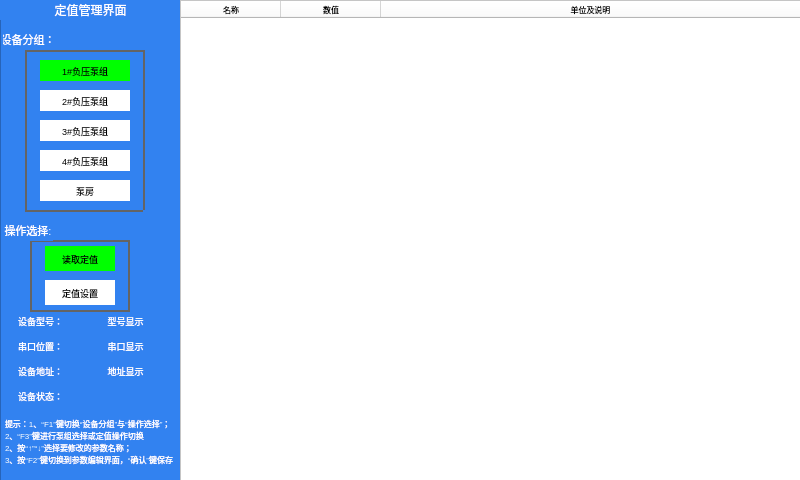
<?xml version="1.0" encoding="UTF-8"?>
<ui version="4.0">
 <class>Constant</class>
 <widget class="QWidget" name="Constant">
  <property name="geometry">
   <rect>
    <x>0</x>
    <y>0</y>
    <width>800</width>
    <height>480</height>
   </rect>
  </property>
  <property name="windowTitle">
   <string>Form</string>
  </property>
  <property name="styleSheet">
   <string notr="true">background-color: rgb(255, 255, 255);</string>
  </property>
  <widget class="QFrame" name="frame">
   <property name="geometry">
    <rect>
     <x>0</x>
     <y>0</y>
     <width>181</width>
     <height>481</height>
    </rect>
   </property>
   <property name="styleSheet">
    <string notr="true">background-color: rgb(50, 130, 240);
</string>
   </property>
   <property name="frameShape">
    <enum>QFrame::StyledPanel</enum>
   </property>
   <property name="frameShadow">
    <enum>QFrame::Raised</enum>
   </property>
   <widget class="QLabel" name="label">
    <property name="geometry">
     <rect>
      <x>10</x>
      <y>310</y>
      <width>61</width>
      <height>21</height>
     </rect>
    </property>
    <property name="font">
     <font>
      <pointsize>7</pointsize>
     </font>
    </property>
    <property name="styleSheet">
     <string notr="true">color:rgb(255, 255, 255);</string>
    </property>
    <property name="text">
     <string>设备型号：</string>
    </property>
    <property name="alignment">
     <set>Qt::AlignCenter</set>
    </property>
   </widget>
   <widget class="QLabel" name="label_3">
    <property name="geometry">
     <rect>
      <x>0</x>
      <y>0</y>
      <width>181</width>
      <height>20</height>
     </rect>
    </property>
    <property name="font">
     <font>
      <pointsize>9</pointsize>
     </font>
    </property>
    <property name="styleSheet">
     <string notr="true">color:rgb(255, 255, 255);</string>
    </property>
    <property name="text">
     <string>定值管理界面</string>
    </property>
    <property name="alignment">
     <set>Qt::AlignCenter</set>
    </property>
   </widget>
   <widget class="QLabel" name="label_type">
    <property name="geometry">
     <rect>
      <x>80</x>
      <y>310</y>
      <width>91</width>
      <height>21</height>
     </rect>
    </property>
    <property name="font">
     <font>
      <pointsize>7</pointsize>
     </font>
    </property>
    <property name="styleSheet">
     <string notr="true">color:rgb(255, 255, 255);</string>
    </property>
    <property name="text">
     <string>型号显示</string>
    </property>
    <property name="alignment">
     <set>Qt::AlignCenter</set>
    </property>
   </widget>
   <widget class="QLabel" name="label_9">
    <property name="geometry">
     <rect>
      <x>10</x>
      <y>335</y>
      <width>61</width>
      <height>21</height>
     </rect>
    </property>
    <property name="font">
     <font>
      <pointsize>7</pointsize>
     </font>
    </property>
    <property name="styleSheet">
     <string notr="true">color:rgb(255, 255, 255);</string>
    </property>
    <property name="text">
     <string>串口位置：</string>
    </property>
    <property name="alignment">
     <set>Qt::AlignCenter</set>
    </property>
   </widget>
   <widget class="QLabel" name="label_com">
    <property name="geometry">
     <rect>
      <x>80</x>
      <y>335</y>
      <width>91</width>
      <height>21</height>
     </rect>
    </property>
    <property name="font">
     <font>
      <pointsize>7</pointsize>
     </font>
    </property>
    <property name="styleSheet">
     <string notr="true">color:rgb(255, 255, 255);</string>
    </property>
    <property name="text">
     <string>串口显示</string>
    </property>
    <property name="alignment">
     <set>Qt::AlignCenter</set>
    </property>
   </widget>
   <widget class="QLabel" name="label_2">
    <property name="geometry">
     <rect>
      <x>10</x>
      <y>360</y>
      <width>61</width>
      <height>21</height>
     </rect>
    </property>
    <property name="font">
     <font>
      <pointsize>7</pointsize>
     </font>
    </property>
    <property name="styleSheet">
     <string notr="true">color:rgb(255, 255, 255);</string>
    </property>
    <property name="text">
     <string>设备地址：</string>
    </property>
    <property name="alignment">
     <set>Qt::AlignCenter</set>
    </property>
   </widget>
   <widget class="QLabel" name="label_addr">
    <property name="geometry">
     <rect>
      <x>80</x>
      <y>360</y>
      <width>91</width>
      <height>21</height>
     </rect>
    </property>
    <property name="font">
     <font>
      <pointsize>7</pointsize>
     </font>
    </property>
    <property name="styleSheet">
     <string notr="true">color:rgb(255, 255, 255);</string>
    </property>
    <property name="text">
     <string>地址显示</string>
    </property>
    <property name="alignment">
     <set>Qt::AlignCenter</set>
    </property>
   </widget>
   <widget class="QLabel" name="label_read">
    <property name="geometry">
     <rect>
      <x>45</x>
      <y>246</y>
      <width>70</width>
      <height>25</height>
     </rect>
    </property>
    <property name="font">
     <font>
      <pointsize>7</pointsize>
     </font>
    </property>
    <property name="styleSheet">
     <string notr="true">background-color: rgb(0, 255, 0);</string>
    </property>
    <property name="text">
     <string>读取定值</string>
    </property>
    <property name="alignment">
     <set>Qt::AlignCenter</set>
    </property>
   </widget>
   <widget class="QLabel" name="label_write">
    <property name="geometry">
     <rect>
      <x>45</x>
      <y>280</y>
      <width>70</width>
      <height>25</height>
     </rect>
    </property>
    <property name="font">
     <font>
      <pointsize>7</pointsize>
     </font>
    </property>
    <property name="styleSheet">
     <string notr="true">background-color: rgb(255, 255, 255);</string>
    </property>
    <property name="text">
     <string>定值设置</string>
    </property>
    <property name="alignment">
     <set>Qt::AlignCenter</set>
    </property>
   </widget>
   <widget class="QLabel" name="label_4">
    <property name="geometry">
     <rect>
      <x>5</x>
      <y>406</y>
      <width>171</width>
      <height>71</height>
     </rect>
    </property>
    <property name="font">
     <font>
      <pointsize>6</pointsize>
     </font>
    </property>
    <property name="styleSheet">
     <string notr="true">color:rgb(255, 255, 255);</string>
    </property>
    <property name="text">
     <string>提示：1、“F1”键切换“设备分组”与“操作选择”；
2、“F3”键进行泵组选择或定值操作切换
2、按“↑”“↓”选择要修改的参数名称；
3、按“F2”键切换到参数编辑界面，“确认”键保存：</string>
    </property>
   </widget>
   <widget class="QLabel" name="label_pumpgroup2">
    <property name="geometry">
     <rect>
      <x>40</x>
      <y>90</y>
      <width>90</width>
      <height>21</height>
     </rect>
    </property>
    <property name="font">
     <font>
      <pointsize>7</pointsize>
     </font>
    </property>
    <property name="styleSheet">
     <string notr="true">background-color: rgb(255, 255, 255);</string>
    </property>
    <property name="text">
     <string>2#负压泵组</string>
    </property>
    <property name="alignment">
     <set>Qt::AlignCenter</set>
    </property>
   </widget>
   <widget class="QLabel" name="label_pumpgroup1">
    <property name="geometry">
     <rect>
      <x>40</x>
      <y>60</y>
      <width>90</width>
      <height>21</height>
     </rect>
    </property>
    <property name="font">
     <font>
      <pointsize>7</pointsize>
     </font>
    </property>
    <property name="styleSheet">
     <string notr="true">background-color: rgb(0, 255, 0);</string>
    </property>
    <property name="text">
     <string>1#负压泵组</string>
    </property>
    <property name="alignment">
     <set>Qt::AlignCenter</set>
    </property>
   </widget>
   <widget class="QLabel" name="label_pumproom">
    <property name="geometry">
     <rect>
      <x>40</x>
      <y>180</y>
      <width>90</width>
      <height>21</height>
     </rect>
    </property>
    <property name="font">
     <font>
      <pointsize>7</pointsize>
     </font>
    </property>
    <property name="styleSheet">
     <string notr="true">background-color: rgb(255, 255, 255);</string>
    </property>
    <property name="text">
     <string>泵房</string>
    </property>
    <property name="alignment">
     <set>Qt::AlignCenter</set>
    </property>
   </widget>
   <widget class="QLabel" name="label_pumpgroup3">
    <property name="geometry">
     <rect>
      <x>40</x>
      <y>120</y>
      <width>90</width>
      <height>21</height>
     </rect>
    </property>
    <property name="font">
     <font>
      <pointsize>7</pointsize>
     </font>
    </property>
    <property name="styleSheet">
     <string notr="true">background-color: rgb(255, 255, 255);</string>
    </property>
    <property name="text">
     <string>3#负压泵组</string>
    </property>
    <property name="alignment">
     <set>Qt::AlignCenter</set>
    </property>
   </widget>
   <widget class="QLabel" name="label_01">
    <property name="geometry">
     <rect>
      <x>25</x>
      <y>50</y>
      <width>2</width>
      <height>160</height>
     </rect>
    </property>
    <property name="styleSheet">
     <string notr="true">background-color: rgb(100, 100, 100);</string>
    </property>
    <property name="text">
     <string/>
    </property>
   </widget>
   <widget class="QLabel" name="label_03">
    <property name="geometry">
     <rect>
      <x>25</x>
      <y>210</y>
      <width>118</width>
      <height>2</height>
     </rect>
    </property>
    <property name="styleSheet">
     <string notr="true">background-color: rgb(100, 100, 100);</string>
    </property>
    <property name="text">
     <string/>
    </property>
   </widget>
   <widget class="QLabel" name="label_00">
    <property name="geometry">
     <rect>
      <x>25</x>
      <y>50</y>
      <width>118</width>
      <height>2</height>
     </rect>
    </property>
    <property name="styleSheet">
     <string notr="true">background-color: rgb(100, 100, 100);</string>
    </property>
    <property name="text">
     <string/>
    </property>
   </widget>
   <widget class="QLabel" name="label_02">
    <property name="geometry">
     <rect>
      <x>143</x>
      <y>50</y>
      <width>2</width>
      <height>160</height>
     </rect>
    </property>
    <property name="styleSheet">
     <string notr="true">background-color: rgb(100, 100, 100);</string>
    </property>
    <property name="text">
     <string/>
    </property>
   </widget>
   <widget class="QLabel" name="label_22">
    <property name="geometry">
     <rect>
      <x>128</x>
      <y>240</y>
      <width>2</width>
      <height>70</height>
     </rect>
    </property>
    <property name="styleSheet">
     <string notr="true">background-color: rgb(100, 100, 100);</string>
    </property>
    <property name="text">
     <string/>
    </property>
   </widget>
   <widget class="QLabel" name="label_21">
    <property name="geometry">
     <rect>
      <x>30</x>
      <y>240</y>
      <width>2</width>
      <height>70</height>
     </rect>
    </property>
    <property name="styleSheet">
     <string notr="true">background-color: rgb(100, 100, 100);</string>
    </property>
    <property name="text">
     <string/>
    </property>
   </widget>
   <widget class="QLabel" name="label_23">
    <property name="geometry">
     <rect>
      <x>30</x>
      <y>310</y>
      <width>100</width>
      <height>2</height>
     </rect>
    </property>
    <property name="styleSheet">
     <string notr="true">background-color: rgb(100, 100, 100);</string>
    </property>
    <property name="text">
     <string/>
    </property>
   </widget>
   <widget class="QLabel" name="label_20">
    <property name="geometry">
     <rect>
      <x>30</x>
      <y>240</y>
      <width>100</width>
      <height>2</height>
     </rect>
    </property>
    <property name="styleSheet">
     <string notr="true">background-color: rgb(100, 100, 100);</string>
    </property>
    <property name="text">
     <string/>
    </property>
   </widget>
   <widget class="QLabel" name="label_commstatus">
    <property name="geometry">
     <rect>
      <x>80</x>
      <y>380</y>
      <width>91</width>
      <height>20</height>
     </rect>
    </property>
    <property name="styleSheet">
     <string notr="true">color:rgb(255, 255, 255);</string>
    </property>
    <property name="text">
     <string/>
    </property>
   </widget>
   <widget class="QLabel" name="label_5">
    <property name="geometry">
     <rect>
      <x>10</x>
      <y>385</y>
      <width>61</width>
      <height>21</height>
     </rect>
    </property>
    <property name="font">
     <font>
      <pointsize>7</pointsize>
     </font>
    </property>
    <property name="styleSheet">
     <string notr="true">color:rgb(255, 255, 255);</string>
    </property>
    <property name="text">
     <string>设备状态：</string>
    </property>
    <property name="alignment">
     <set>Qt::AlignCenter</set>
    </property>
   </widget>
   <widget class="QLabel" name="label_pumpgroup4">
    <property name="geometry">
     <rect>
      <x>40</x>
      <y>150</y>
      <width>90</width>
      <height>21</height>
     </rect>
    </property>
    <property name="font">
     <font>
      <pointsize>7</pointsize>
     </font>
    </property>
    <property name="styleSheet">
     <string notr="true">background-color: rgb(255, 255, 255);</string>
    </property>
    <property name="text">
     <string>4#负压泵组</string>
    </property>
    <property name="alignment">
     <set>Qt::AlignCenter</set>
    </property>
   </widget>
   <widget class="QLabel" name="label_6">
    <property name="geometry">
     <rect>
      <x>3</x>
      <y>30</y>
      <width>50</width>
      <height>18</height>
     </rect>
    </property>
    <property name="font">
     <font>
      <pointsize>8</pointsize>
     </font>
    </property>
    <property name="styleSheet">
     <string notr="true">color:rgb(255, 255, 255);</string>
    </property>
    <property name="text">
     <string>设备分组：</string>
    </property>
    <property name="alignment">
     <set>Qt::AlignCenter</set>
    </property>
   </widget>
   <widget class="QLabel" name="label_8">
    <property name="geometry">
     <rect>
      <x>3</x>
      <y>220</y>
      <width>50</width>
      <height>21</height>
     </rect>
    </property>
    <property name="font">
     <font>
      <pointsize>8</pointsize>
     </font>
    </property>
    <property name="styleSheet">
     <string notr="true">color:rgb(255, 255, 255);</string>
    </property>
    <property name="text">
     <string>操作选择:</string>
    </property>
    <property name="alignment">
     <set>Qt::AlignCenter</set>
    </property>
   </widget>
  </widget>
  <widget class="QTableWidget" name="tableWidget">
   <property name="geometry">
    <rect>
     <x>180</x>
     <y>0</y>
     <width>621</width>
     <height>481</height>
    </rect>
   </property>
   <property name="font">
    <font>
     <family>Ubuntu</family>
     <pointsize>7</pointsize>
     <weight>50</weight>
     <italic>false</italic>
     <bold>false</bold>
    </font>
   </property>
   <property name="styleSheet">
    <string notr="true">font: 7pt &quot;Ubuntu&quot;;</string>
   </property>
   <property name="alternatingRowColors">
    <bool>true</bool>
   </property>
   <property name="selectionBehavior">
    <enum>QAbstractItemView::SelectRows</enum>
   </property>
   <attribute name="horizontalHeaderStretchLastSection">
    <bool>true</bool>
   </attribute>
   <column>
    <property name="text">
     <string>名称</string>
    </property>
    <property name="font">
     <font>
      <pointsize>6</pointsize>
     </font>
    </property>
   </column>
   <column>
    <property name="text">
     <string>数值</string>
    </property>
    <property name="font">
     <font>
      <pointsize>6</pointsize>
     </font>
    </property>
   </column>
   <column>
    <property name="text">
     <string>单位及说明</string>
    </property>
    <property name="font">
     <font>
      <pointsize>6</pointsize>
     </font>
    </property>
   </column>
  </widget>
 </widget>
 <resources/>
 <connections/>
</ui>
